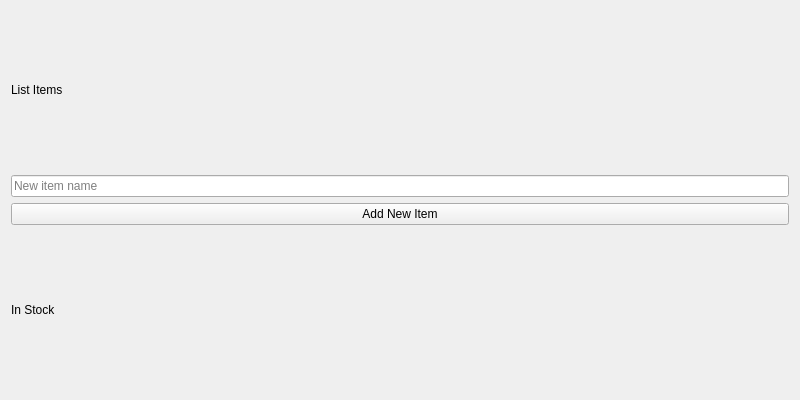
<?xml version="1.0" encoding="UTF-8"?>
<ui version="4.0">
 <class>MainWindow</class>
 <widget class="QWidget" name="MainWindow">
  <property name="geometry">
   <rect>
    <x>0</x>
    <y>0</y>
    <width>800</width>
    <height>400</height>
   </rect>
  </property>
  <property name="windowTitle">
   <string>Stock Manager</string>
  </property>
  <layout class="QVBoxLayout" name="verticalLayout">
   <item>
    <widget class="QLabel" name="label_list">
     <property name="text">
      <string>List Items</string>
     </property>
    </widget>
   </item>
   <item>
    <layout class="QGridLayout" name="list_items_grid"/>
   </item>
   <item>
    <widget class="QLineEdit" name="name_input">
     <property name="placeholderText">
      <string>New item name</string>
     </property>
    </widget>
   </item>
   <item>
    <widget class="QPushButton" name="btn_add">
     <property name="text">
      <string>Add New Item</string>
     </property>
    </widget>
   </item>
   <item>
    <widget class="QLabel" name="label_stock">
     <property name="text">
      <string>In Stock</string>
     </property>
    </widget>
   </item>
   <item>
    <layout class="QGridLayout" name="stock_grid"/>
   </item>
  </layout>
 </widget>
 <resources/>
 <connections/>
</ui>
